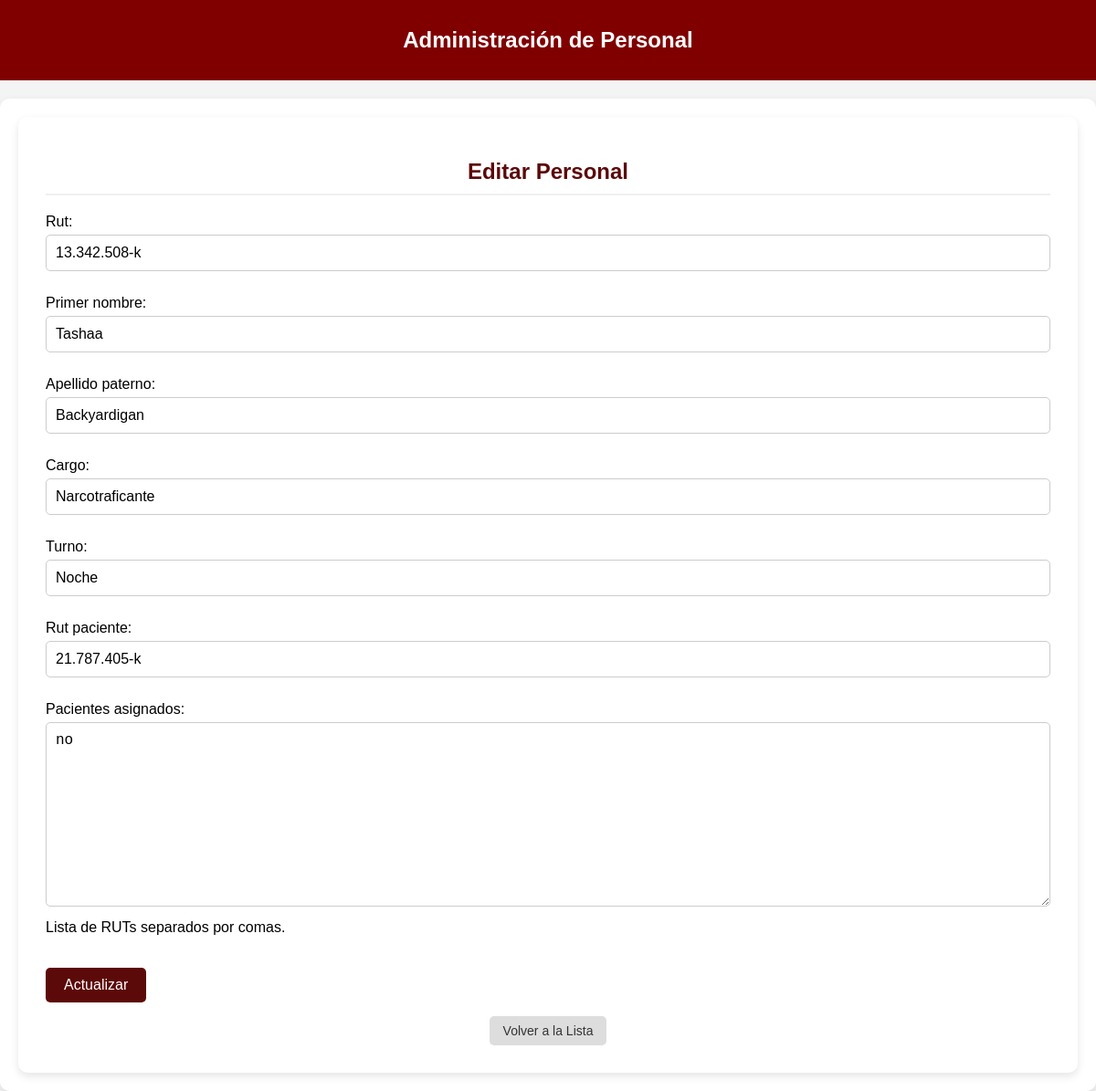
Screenshot of /registros/personal/editar/3/ with the database file from the repository.
### registros/models.py (models this page shows, shortened)
class Personal(models.Model):
    rut = models.CharField(max_length=12, unique=True)
    primer_nombre = models.CharField(max_length=50)
    apellido_paterno = models.CharField(max_length=50)
    cargo = models.CharField(max_length=50)
    turno = models.CharField(max_length=20)
    rut_paciente = models.CharField(max_length=12, blank=True, null=True)  # RUT de paciente (opcional)
    pacientes_asignados = models.TextField(
        blank=True,
        help_text="Lista de RUTs separados por comas."
    )

### registros/views.py (the view)
# urls.py: path('personal/editar/<int:pk>/', PersonalUpdateView.as_view(), name='personal_update'),
class PersonalUpdateView(UpdateView):
    model = Personal
    form_class = PersonalForm
    template_name = 'registros/personal_form.html'  # Plantilla de edición
    success_url = reverse_lazy('personal_list')

### registros/forms.py (shortened to what this page needs)
class PersonalForm(forms.ModelForm):
    class Meta:
        model = Personal
        fields = '__all__'

### registros/templates/registros/personal_form.html (shortened to what this page needs)
<!DOCTYPE html>
<html lang="es">
{% load static %}
<head>
    <link rel="stylesheet" href="{% static 'css/custom_form.css' %}">
</head>
<body>
    <nav class="navbar">
        <h1>Administración de Personal</h1>
    </nav>
    <div class="container">
        <div class="form-card">
            <h1>{% if personal %}Editar{% else %}Crear{% endif %} Personal</h1>
            <form method="post" class="form">
                {{ form.as_p }}
                <button type="submit" class="form-button">{% if personal %}Actualizar{% else %}Crear{% endif %}</button>
            </form>
            <a href="{% url 'personal_list' %}" class="back-button">Volver a la Lista</a>
        </div>
    </div>
</body>
</html>

### registros/static/css/custom_form.css (style rules this page uses)
body { font-family: Arial, sans-serif; margin: 0; padding: 0; background-color: #f4f4f4; height: 100vh; overflow-y: auto; }
.container { margin: 20px auto; padding: 20px; background-color: white; border-radius: 10px; box-shadow: 0px 4px 10px rgba(0, 0, 0, 0.1); }
.form-card { background-color: white; padding: 30px; border-radius: 10px; box-shadow: 0px 4px 10px rgba(0, 0, 0, 0.1); text-align: center; }
.form-card h1 { margin-bottom: 20px; color: #5c0909; font-size: 24px; border-bottom: 2px solid #f0f0f0; padding-bottom: 10px; }
.form { text-align: left; }
.form p { margin-bottom: 15px; }
input, select, textarea { width: 100%; padding: 10px; margin-top: 5px; margin-bottom: 10px; border-radius: 5px; border: 1px solid #ccc; font-size: 16px; box-sizing: border-box; }
.form-button { display: inline-block; background-color: #5c0909; color: white; text-decoration: none; padding: 10px 20px; border-radius: 5px; font-size: 16px; border: none; cursor: pointer; transition: background-color 0.3s ease; margin-top: 20px; }
.back-button { display: inline-block; margin-top: 15px; padding: 8px 15px; background-color: #ddd; color: #333; text-decoration: none; border-radius: 5px; font-size: 14px; transition: background-color 0.3s ease; }
.navbar { background-color: #800000; color: rgb(255, 255, 255); padding: 10px; text-align: center; }

### rows the page displays
Personal: rut "13.342.508-k", primer_nombre "Tashaa", apellido_paterno "Backyardigan", cargo "Narcotraficante", turno "Noche", rut_paciente "21.787.405-k", pacientes_asignados "no"
